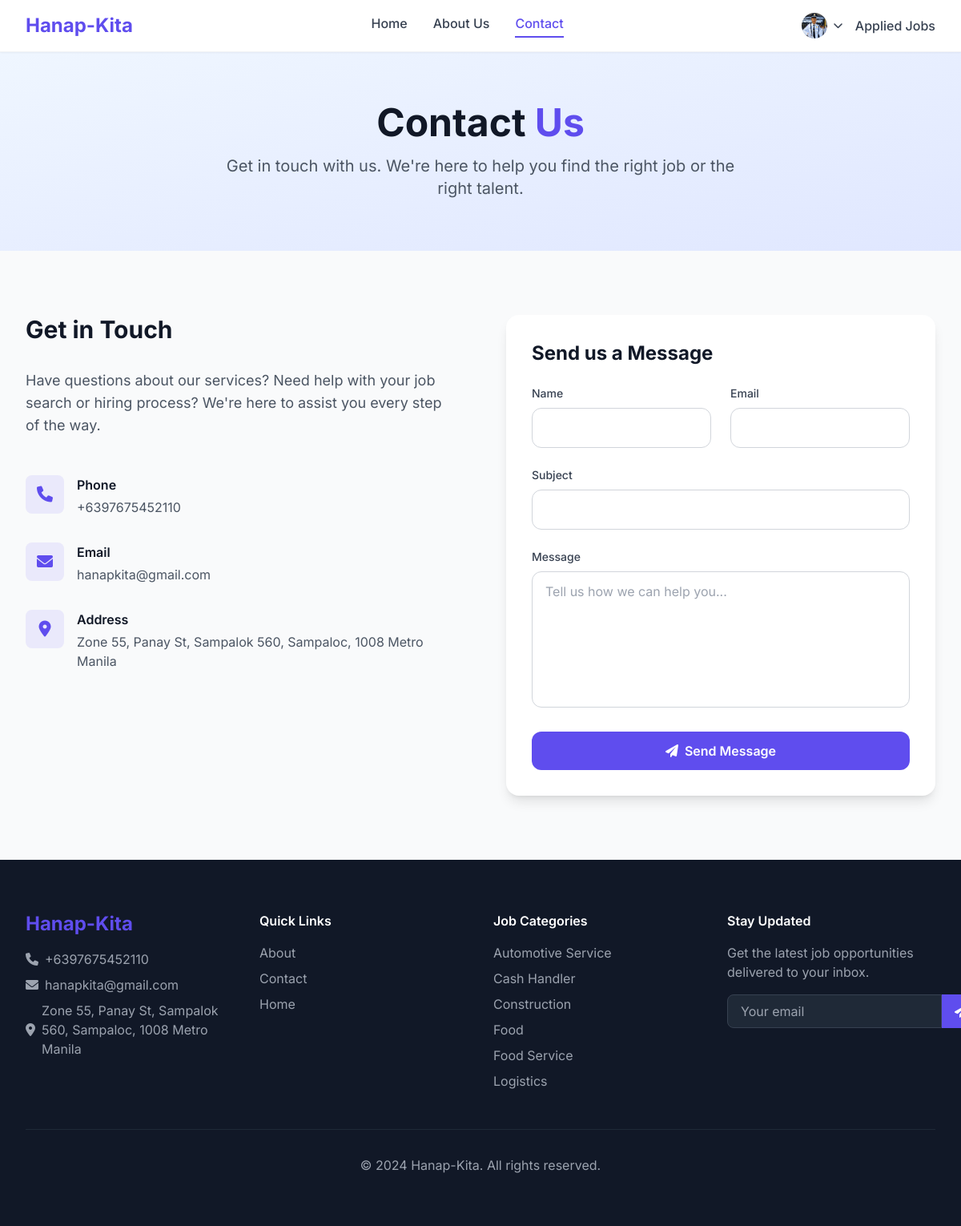
The page /hanapkita/contact.php (signed in) on the database its author committed.
### tables this page shows
CREATE TABLE `tbljobseekers` (
  `id` int(11) NOT NULL,
  `FullName` varchar(150) DEFAULT NULL,
  `EmailId` varchar(150) DEFAULT NULL,
  `ContactNumber` bigint(15) DEFAULT NULL,
  `Password` varchar(150) DEFAULT NULL,
  `Resume` varchar(150) DEFAULT NULL,
  `AboutMe` mediumtext DEFAULT NULL,
  `ProfilePic` varchar(200) DEFAULT NULL,
  `Skills` varchar(200) DEFAULT NULL,
  `RegDate` timestamp NULL DEFAULT current_timestamp(),
  `LastUpdationDate` timestamp NULL DEFAULT NULL ON UPDATE current_timestamp(),
  `IsActive` int(1) DEFAULT NULL
);

CREATE TABLE `tblpages` (
  `ID` int(11) NOT NULL,
  `PageType` varchar(200) DEFAULT NULL,
  `PageTitle` mediumtext DEFAULT NULL,
  `PageDescription` longtext DEFAULT NULL,
  `Email` varchar(200) NOT NULL,
  `MobileNumber` bigint(10) NOT NULL,
  `UpdationDate` timestamp NULL DEFAULT NULL ON UPDATE current_timestamp()
);

### hanapkita/contact.php (the view, shortened to what this page needs)
<?php
include('includes/config.php');
?>
<!doctype html>
<html lang="en">
<head>
    <script src="https://cdn.tailwindcss.com"></script>
    <link href="https://cdnjs.cloudflare.com/ajax/libs/font-awesome/6.0.0/css/all.min.css" rel="stylesheet">
</head>
<body class="bg-gray-50 text-gray-900 font-sans">
    <header class="bg-white shadow-sm border-b border-gray-100 sticky top-0 z-50">
        <div class="max-w-7xl mx-auto px-4 sm:px-6 lg:px-8">
            <div class="flex justify-between items-center h-16">
                <div class="flex items-center">
                    <div class="flex-shrink-0">
                        <a href="index.php" class="text-2xl font-bold text-primary">Hanap-Kita</a>
                    </div>
                </div>
                <nav class="hidden md:flex space-x-8">
                    <a href="index.php" class="text-gray-700 hover:text-primary font-medium transition-colors">Home</a>
                    <a href="about.php" class="text-gray-700 hover:text-primary font-medium transition-colors">About Us</a>
                    <a href="contact.php" class="text-primary font-medium border-b-2 border-primary pb-1">Contact</a>
                </nav>
                <div class="flex items-center space-x-4">
                    <?php if (strlen($_SESSION['jsid']==0)) {?>
                        <div class="relative group">
                            <button class="flex items-center space-x-1 text-gray-700 hover:text-primary font-medium transition-colors">
                                <i class="fas fa-user"></i>
                                <span>Account</span>
                                <i class="fas fa-chevron-down text-xs"></i>
                            </button>
                            <div class="absolute right-0 mt-2 w-48 bg-white rounded-lg shadow-lg border border-gray-200 opacity-0 invisible group-hover:opacity-100 group-hover:visible transition-all">
                                <a href="sign-up.php" class="block px-4 py-2 text-gray-700 hover:bg-gray-50 rounded-t-lg">Job Seekers</a>
                                <a href="employers/emp-login.php" class="block px-4 py-2 text-gray-700 hover:bg-gray-50">Employers</a>
                                <a href="admin/index.php" class="block px-4 py-2 text-gray-700 hover:bg-gray-50 rounded-b-lg">Admin</a>
                            </div>
                        </div>
                    <?php } else { ?>
                        <div class="relative group">
                            <?php
                            $uid= $_SESSION['jsid'];
                            $sql="SELECT * from tbljobseekers where id='$uid'";
                            $query = $dbh -> prepare($sql);
                            $query->execute();
                            $results=$query->fetchAll(PDO::FETCH_OBJ);
                            $cnt=1;
                            if($query->rowCount() > 0) {
                                foreach($results as $row) {
                            ?>
                            <button class="flex items-center space-x-2 text-gray-700 hover:text-primary transition-colors">
                                <?php if($row->ProfilePic==''): ?>
                                    <img src="images/account.png" class="w-8 h-8 rounded-full">
                                <?php else: ?>
                                    <img src="images/<?php echo $row->ProfilePic;?>" class="w-8 h-8 rounded-full">
                                <?php endif;?>
                                <i class="fas fa-chevron-down text-xs"></i>
                            </button>
                            <?php $cnt=$cnt+1;}} ?>
                        </div>
                        <a href="applied-jobs.php" class="text-gray-700 hover:text-primary font-medium transition-colors">Applied Jobs</a>
                    <?php } ?>
                </div>
            </div>
        </div>
    </header>
    <section class="bg-gradient-to-br from-blue-50 to-indigo-100 py-16">
        <div class="max-w-7xl mx-auto px-4 sm:px-6 lg:px-8">
            <div class="text-center">
                <h1 class="text-4xl md:text-5xl font-bold text-gray-900 mb-4">
                    Contact <span class="text-primary">Us</span>
                </h1>
                <p class="text-xl text-gray-600 max-w-2xl mx-auto">
                    Get in touch with us. We're here to help you find the right job or the right talent.
                </p>
            </div>
        </div>
    </section>
    <section class="py-20">
        <div class="max-w-7xl mx-auto px-4 sm:px-6 lg:px-8">
            <div class="grid lg:grid-cols-2 gap-16">
                <div>
                    <h2 class="text-3xl font-bold text-gray-900 mb-8">Get in Touch</h2>
                    <p class="text-lg text-gray-600 mb-12">
                        Have questions about our services? Need help with your job search or hiring process?
                        We're here to assist you every step of the way.
                    </p>
                    <div class="space-y-8">
                        <?php
                        $sql="SELECT * from tblpages where PageType='contactus'";
                        $query = $dbh -> prepare($sql);
                        $query->execute();
                        $results=$query->fetchAll(PDO::FETCH_OBJ);
                        $cnt=1;
                        if($query->rowCount() > 0) {
                            foreach($results as $row) {
                        ?>
                        <div class="flex items-start space-x-4">
                            <div class="flex-shrink-0 w-12 h-12 bg-primary bg-opacity-10 rounded-lg flex items-center justify-center">
                                <i class="fas fa-phone text-primary text-xl"></i>
                            </div>
                            <div>
                                <h3 class="font-semibold text-gray-900 mb-1">Phone</h3>
                                <p class="text-gray-600">+<?php echo htmlentities($row->MobileNumber);?></p>
                            </div>
                        </div>
                        <div class="flex items-start space-x-4">
                            <div class="flex-shrink-0 w-12 h-12 bg-primary bg-opacity-10 rounded-lg flex items-center justify-center">
                                <i class="fas fa-envelope text-primary text-xl"></i>
                            </div>
                            <div>
                                <h3 class="font-semibold text-gray-900 mb-1">Email</h3>
                                <p class="text-gray-600"><?php echo htmlentities($row->Email);?></p>
                            </div>
                        </div>
                        <div class="flex items-start space-x-4">
                            <div class="flex-shrink-0 w-12 h-12 bg-primary bg-opacity-10 rounded-lg flex items-center justify-center">
                                <i class="fas fa-map-marker-alt text-primary text-xl"></i>
                            </div>
                            <div>
                                <h3 class="font-semibold text-gray-900 mb-1">Address</h3>
                                <p class="text-gray-600"><?php echo htmlentities($row->PageDescription);?></p>
                            </div>
                        </div>
                        <?php $cnt=$cnt+1;}} ?>
                    </div>
                </div>
                <div class="bg-white rounded-2xl shadow-lg p-8">
                    <h3 class="text-2xl font-bold text-gray-900 mb-6">Send us a Message</h3>
                    <form action="contact-form.php" method="post" class="space-y-6">
                        <div class="grid grid-cols-1 sm:grid-cols-2 gap-6">
                            <div>
                                <label for="name" class="block text-sm font-medium text-gray-700 mb-2">Name</label>
                                <input type="text" id="name" name="name" required
                                       class="w-full px-4 py-3 border border-gray-300 rounded-xl focus:ring-2 focus:ring-primary focus:border-primary transition-colors">
                            </div>
                            <div>
                                <label for="email" class="block text-sm font-medium text-gray-700 mb-2">Email</label>
                                <input type="email" id="email" name="email" required
                                       class="w-full px-4 py-3 border border-gray-300 rounded-xl focus:ring-2 focus:ring-primary focus:border-primary transition-colors">
                            </div>
                        </div>
                        <div>
                            <label for="subject" class="block text-sm font-medium text-gray-700 mb-2">Subject</label>
                            <input type="text" id="subject" name="subject" required
                                   class="w-full px-4 py-3 border border-gray-300 rounded-xl focus:ring-2 focus:ring-primary focus:border-primary transition-colors">
                        </div>
                        <div>
                            <label for="comments" class="block text-sm font-medium text-gray-700 mb-2">Message</label>
                            <textarea id="comments" name="comments" rows="6" required
                                      class="w-full px-4 py-3 border border-gray-300 rounded-xl focus:ring-2 focus:ring-primary focus:border-primary transition-colors resize-none"
                                      placeholder="Tell us how we can help you..."></textarea>
                        </div>
                        <button type="submit" class="w-full bg-primary text-white font-semibold py-3 px-6 rounded-xl hover:bg-primary-dark transition-colors">
                            <i class="fas fa-paper-plane mr-2"></i>Send Message
                        </button>
                    </form>
                </div>
            </div>
        </div>
    </section>
    <footer class="bg-gray-900 text-white py-16">
        <div class="max-w-7xl mx-auto px-4 sm:px-6 lg:px-8">
            <div class="grid md:grid-cols-4 gap-8">
                <div class="md:col-span-1">
                    <h3 class="text-2xl font-bold text-primary mb-4">Hanap-Kita</h3>
                    <?php
                    $sql="SELECT * from tblpages where PageType='contactus'";
                    $query = $dbh -> prepare($sql);
                    $query->execute();
                    $results=$query->fetchAll(PDO::FETCH_OBJ);
                    $cnt=1;
                    if($query->rowCount() > 0) {
                        foreach($results as $row) {
                    ?>
                    <ul class="space-y-2 text-gray-400">
                        <li class="flex items-center space-x-2">
                            <i class="fas fa-phone"></i>
                            <span>+<?php echo htmlentities($row->MobileNumber);?></span>
                        </li>
                        <li class="flex items-center space-x-2">
                            <i class="fas fa-envelope"></i>
                            <span><?php echo htmlentities($row->Email);?></span>
                        </li>
                        <li class="flex items-center space-x-2">
                            <i class="fas fa-map-marker-alt"></i>
                            <span><?php echo htmlentities($row->PageDescription);?></span>
                        </li>
                    </ul>
                    <?php $cnt=$cnt+1;}} ?>
                </div>
                <div>
                    <h4 class="font-semibold mb-4">Quick Links</h4>
                    <ul class="space-y-2">
                        <li><a href="about.php" class="text-gray-400 hover:text-white transition-colors">About</a></li>
                        <li><a href="contact.php" class="text-gray-400 hover:text-white transition-colors">Contact</a></li>
                        <li><a href="index.php" class="text-gray-400 hover:text-white transition-colors">Home</a></li>
                    </ul>
                </div>
                <div>
                    <h4 class="font-semibold mb-4">Job Categories</h4>
                    <ul class="space-y-2">
                        <?php
                        $sql="SELECT jobCategory,count(jobId) as totaljobs from tbljobs group by jobCategory LIMIT 6";
                        $query = $dbh -> prepare($sql);
                        $query->execute();
                        $results=$query->fetchAll(PDO::FETCH_OBJ);
                        foreach($results as $row) {
                        ?>
                        <li>
                            <a href="view-categorywise-job.php?viewid=<?php echo htmlentities($row->jobCategory);?>"
                               class="text-gray-400 hover:text-white transition-colors">
                                <?php echo htmlentities($row->jobCategory);?>
                            </a>
                        </li>
                        <?php } ?>
                    </ul>
                </div>
                <div>
                    <h4 class="font-semibold mb-4">Stay Updated</h4>
                    <p class="text-gray-400 mb-4">Get the latest job opportunities delivered to your inbox.</p>
                    <div class="flex">
                        <input type="email" placeholder="Your email"
                               class="flex-1 px-4 py-2 bg-gray-800 border border-gray-700 rounded-l-lg focus:outline-none focus:ring-2 focus:ring-primary">
                        <button class="bg-primary px-4 py-2 rounded-r-lg hover:bg-primary-dark transition-colors">
                            <i class="fas fa-paper-plane"></i>
                        </button>
                    </div>
                </div>
            </div>
            <div class="border-t border-gray-800 mt-12 pt-8 text-center">
                <p class="text-gray-400">&copy; 2024 Hanap-Kita. All rights reserved.</p>
            </div>
        </div>
    </footer>
</body>
</html>

### rows shown on the page
tbljobseekers: ProfilePic (picture)
tblpages: MobileNumber "6397675452110", Email "hanapkita@gmail.com", PageDescription "Zone 55, Panay St, Sampalok 560, Sampaloc, 1008 Metro Manila"

### other values the page prints
$row->jobCategory "Automotive Service"
$row->jobCategory "Cash Handler"
$row->jobCategory "Construction"
$row->jobCategory "Food"
$row->jobCategory "Food Service"
$row->jobCategory "Logistics"
